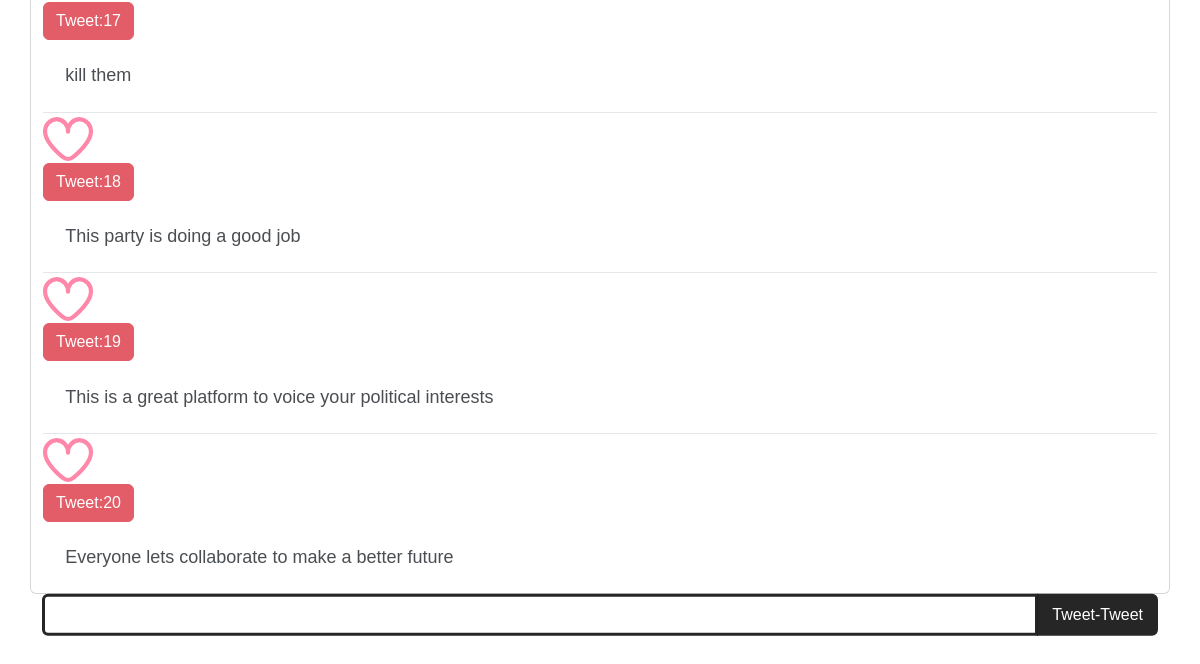
Page /tweet/ (signed in, lower part) on the earlier database version.
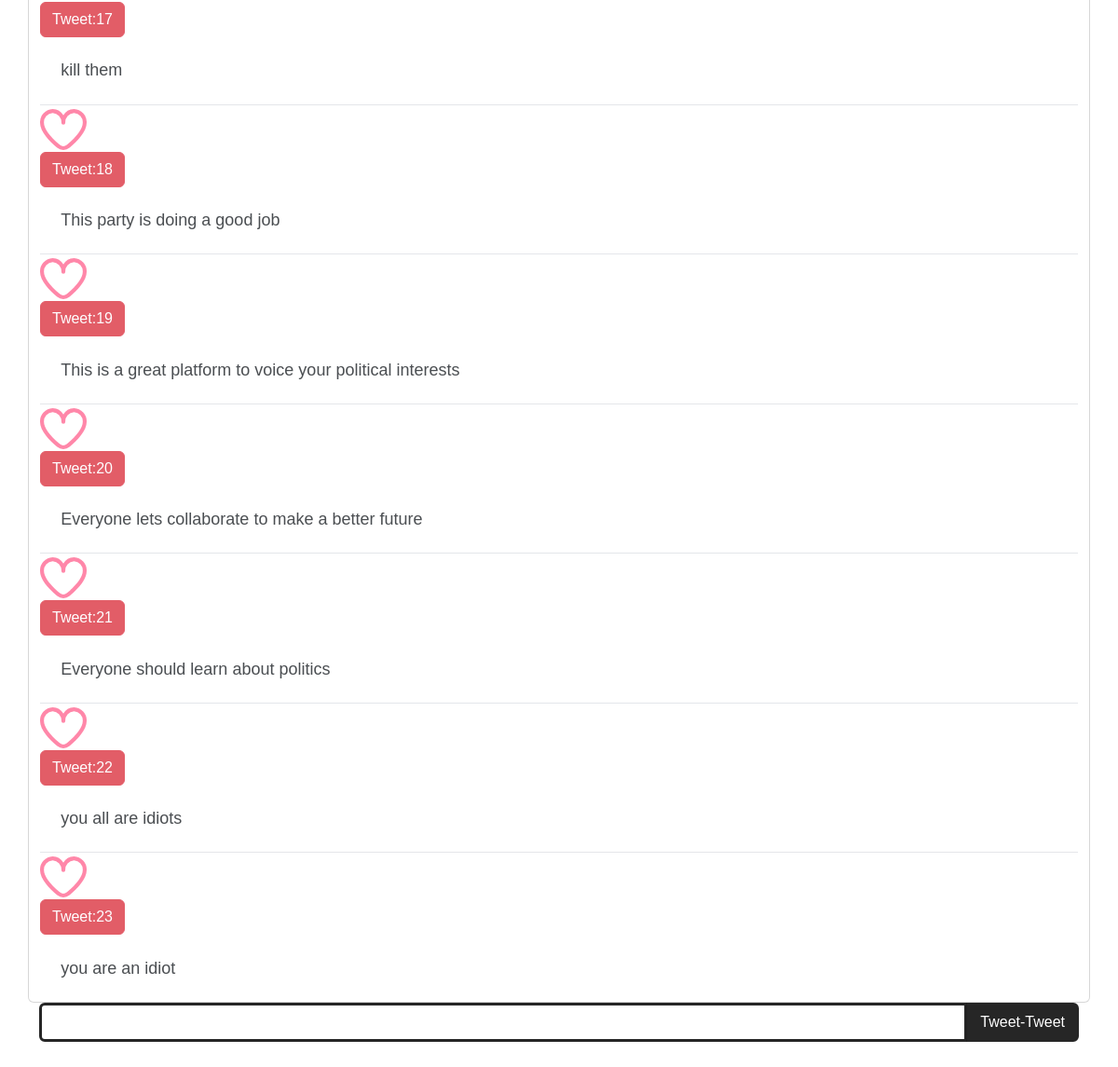
Same page on the later database version.
### backend/models.py (models this page shows, shortened)
class Tweet(models.Model):
    keyword=models.ManyToManyField(Keyword,related_name='tweet')
    like=models.IntegerField(default=0)
    body=models.TextField()

### backend/views.py (the view, shortened to what this page needs)
# urls.py: path('tweet/',views.home,name='home'),
def home(request):
    tweets = Tweet.objects.all()
    post_lists = [[keyword.word for keyword in tweet.keyword.all()] for tweet in tweets]
    new_tweets=[]
    user=request.user
    profile=Profile.objects.get(user=user)
    keyword_words = [keyword.word for keyword in profile.keywords.all()]
    sort_recommendations(post_lists,keyword_words)
    matching_tweets = Tweet.objects.filter(keyword__word__in=keyword_words)
    not_visited_tweets = []
    for tweet in matching_tweets:
        if tweet not in profile.visited.all():
            not_visited_tweets.append(tweet)
            profile.visited.add(tweet)
    if not_visited_tweets:
        context = {'tweets': not_visited_tweets}
    else:
        for tweet in tweets:
            new_tweets.append(tweet)
            profile.visited.add(tweet)
        context={'tweets':new_tweets}
    return render(request,'home.html',context)

### backend/get_keywords.py (called while the page is built)
def sort_recommendations(posts, keywords):
    num_matches = {}
    for post in posts:
        count = 0
        for word in post:
            if word in keywords: count += 1
        num_matches[tuple(post)] = count
    posts.sort(reverse = True, key = lambda x : num_matches[tuple(x)])

### backend/templates/home.html (shortened to what this page needs)
<!DOCTYPE html>
<html lang="en">
<head>
    <link href="https://cdn.jsdelivr.net/npm/bootstrap@5.3.1/dist/css/bootstrap.min.css" rel="stylesheet">
</head>
<body>
    <div class="main">
        <form class="tweets" action="" method="post">
            <div class="card container mt-5 ">
                <ul class="list-group list-group-flush">
                    {% for tweet in tweets %}
                    <div class="heart-container" title="Like">
                        <div class="svg-container">
                        </div>
                    </div>
                    <input type="submit" class="btn btn-danger submitBtn" value="Tweet:{{tweet.id}}" name="tweet_id">
                    </form>
                        <li class="list-group-item">{{tweet.body}}</li>
                    {% endfor %}
              </div>
        <form class="textbox container sticky-bottom pb-3" action="" method="post">
            <div class="input-group mb-3">
                <input type="text" class="form-control border-3 border-black" aria-label="Recipient's username" aria-describedby="button-addon2" name="tweet">
                <button type="submit" class="btn btn-outline-secondary border-3 border-black" type="button" id="button-addon2" style="background-color: black;color: white;">Tweet-Tweet</button>
              </div>
        </form>
</body>
</html>

### backend/templates/home.html (style rules this page uses)
* { font-family: Arial, Helvetica, sans-serif; opacity: 0.97; }
.list-group-item { padding: 2%; font-size: large; }
.submitBtn { justify-self:flex-start; align-self: flex-start; }
.heart-container { --heart-color: rgb(255, 91, 137); position: relative; width: 50px; height: 50px; transition: .3s; }
.heart-container .svg-container { width: 100%; height: 100%; display: flex; justify-content: center; align-items: center; }
.heart-container .svg-outline, .heart-container .svg-filled { fill: var(--heart-color); position: absolute; }

Differences in the rows shown:
added Tweet: tweet_id "Tweet:21", body "Everyone should learn about politics"
added Tweet: tweet_id "Tweet:22", body "you all are idiots"
added Tweet: tweet_id "Tweet:23", body "you are an idiot"
